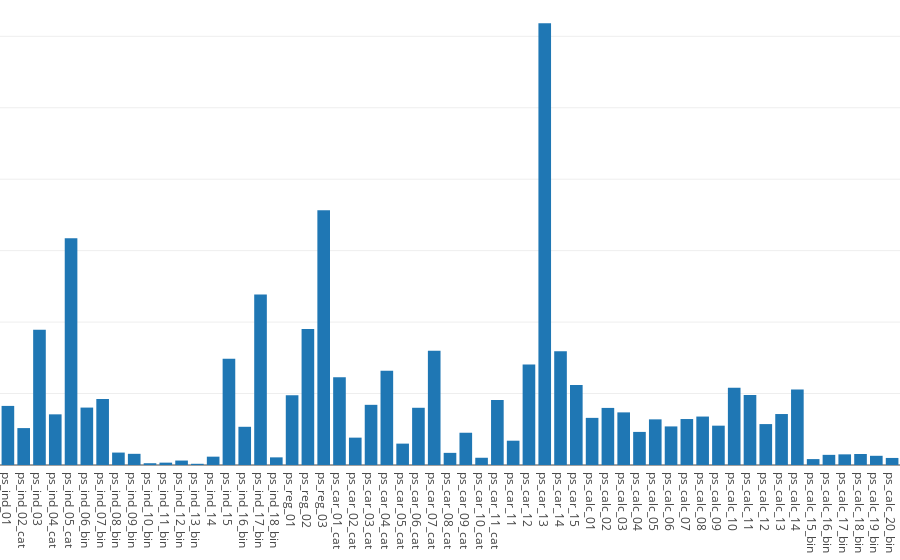

Write notebook code for a chart like this one.
### Code cell
colorscale = 'Portland'
traces = []
#trace = go.Scatter3d(
trace = go.Bar(
    x=list(X.columns),
    y=rf.feature_importances_,
    #z=Y_sklearn[:,2],
#     mode='markers',
#     name=name,
#     marker=Marker(
#         size=8,
#         color=Y,
#         colorscale=colorscale,
#         line=Line(
#             #color='rgba(217, 217, 217, 0.14)',
#             color=Y,
#             colorscale=colorscale,
#             width=0.5),
#         opacity=0.8)
)
traces.append(trace)
data = go.Data(traces)
layout = go.Layout(
    margin=dict(l=0, r=0, b=95, t=0),
        scene=go.Scene(
        xaxis=go.XAxis(title='PC1'),
        yaxis=go.YAxis(title='PC2'),
        #zaxis=ZAxis(title='PC3')
    )
)
fig = go.Figure(data=data, layout=layout)
plotly.offline.iplot(fig)

### Figure 1 — Plotly figure (JSON) as saved in the notebook; plotly's stock layout.template omitted (floating-point values rounded to 4 significant figures)
{"data": [{"type": "bar", "x": ["ps_ind_01", "ps_ind_02_cat", "ps_ind_03", "ps_ind_04_cat", "ps_ind_05_cat", "ps_ind_06_bin", "ps_ind_07_bin", "ps_ind_08_bin", "ps_ind_09_bin", "ps_ind_10_bin", "ps_ind_11_bin", "ps_ind_12_bin", "ps_ind_13_bin", "ps_ind_14", "ps_ind_15", "ps_ind_16_bin", "ps_ind_17_bin", "ps_ind_18_bin", "ps_reg_01", "ps_reg_02", "ps_reg_03", "ps_car_01_cat", "ps_car_02_cat", "ps_car_03_cat", "ps_car_04_cat", "ps_car_05_cat", "ps_car_06_cat", "ps_car_07_cat", "ps_car_08_cat", "ps_car_09_cat", "ps_car_10_cat", "ps_car_11_cat", "ps_car_11", "ps_car_12", "ps_car_13", "ps_car_14", "ps_car_15", "ps_calc_01", "ps_calc_02", "ps_calc_03", "ps_calc_04", "ps_calc_05", "ps_calc_06", "ps_calc_07", "ps_calc_08", "ps_calc_09", "ps_calc_10", "ps_calc_11", "ps_calc_12", "ps_calc_13", "ps_calc_14", "ps_calc_15_bin", "ps_calc_16_bin", "ps_calc_17_bin", "ps_calc_18_bin", "ps_calc_19_bin", "ps_calc_20_bin"], "y": [0.01654, 0.01033, 0.03785, 0.01418, 0.06345, 0.01607, 0.01847, 0.00348, 0.00313, 0.0004963, 0.0006592, 0.001245, 0.0003377, 0.002335, 0.02974, 0.0107, 0.0477, 0.002138, 0.01954, 0.03808, 0.07129, 0.02458, 0.007658, 0.01684, 0.02639, 0.005984, 0.01602, 0.03201, 0.003398, 0.009031, 0.002026, 0.01816, 0.006803, 0.02812, 0.1237, 0.03181, 0.02239, 0.01319, 0.01598, 0.01473, 0.009264, 0.01278, 0.0108, 0.01287, 0.01356, 0.01101, 0.02162, 0.01956, 0.01145, 0.01427, 0.02117, 0.001655, 0.00284, 0.002982, 0.003076, 0.002574, 0.001976]}], "layout": {"margin": {"b": 95, "l": 0, "r": 0, "t": 0}, "scene": {"xaxis": {"title": "PC1"}, "yaxis": {"title": "PC2"}}}}
